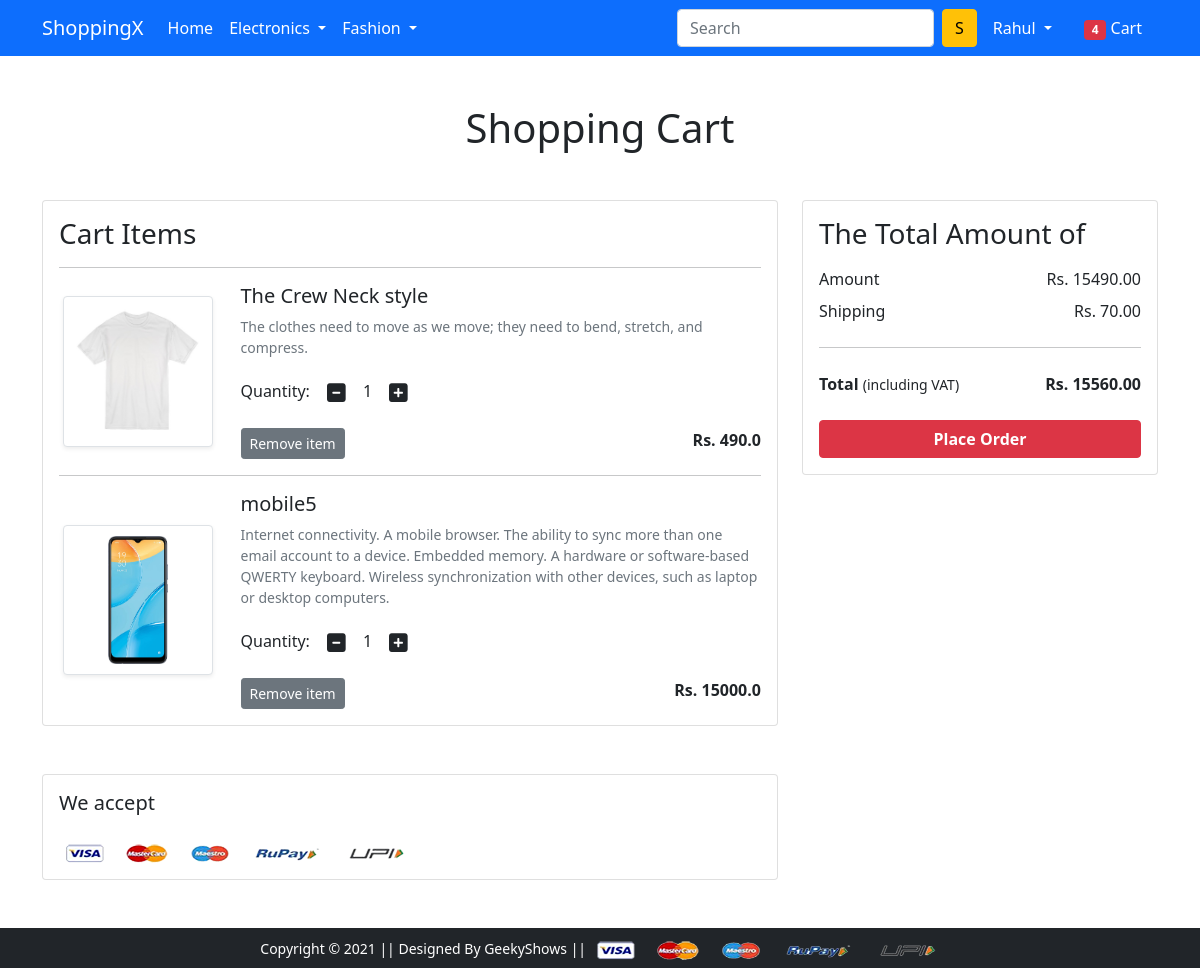
The app's page /cart/ (signed in) with its own data.
### app/models.py (models this page shows, shortened)
class Cart(models.Model):
 user = models.ForeignKey(User, on_delete=models.CASCADE)
 product = models.ForeignKey(Product, on_delete=models.CASCADE)
 quantity = models.PositiveIntegerField(default=1)
 def __str__(self):
  return str(self.id)

class Product(models.Model):
 title = models.CharField(max_length=100)
 selling_price = models.FloatField()
 discounted_price = models.FloatField()
 description = models.TextField()
 brand = models.CharField(max_length=100)
 category = models.CharField( choices=CATEGORY_CHOICES, max_length=2)
 product_image = models.ImageField(upload_to='productimg')

### app/views.py (the view)
# urls.py: path('cart/', views.show_cart, name='showcart'),
@login_required
def show_cart(request):
	if request.user.is_authenticated:
		user = request.user
		cart = Cart.objects.filter(user=user)
		amount = 0.0
		shipping_amount = 70.0
		totalamount=0.0
		cart_product = [p for p in Cart.objects.all() if p.user == request.user]
		print(cart_product)
		if cart_product:
			for p in cart_product:
				tempamount = (p.quantity * p.product.discounted_price)
				amount += tempamount
			totalamount = amount+shipping_amount
			return render(request, 'app/addtocart.html', {'carts':cart,'amount':amount,'totalamount':totalamount})
		else:
			return render(request, 'app/emptycart.html')

### app/templates/app/addtocart.html (shortened to what this page needs)
{% extends 'app/base.html' %}
{% load static %}
{% block main-content %}
<div class="container my-5">
 <div class="row">
  <h1 class="text-center mb-5">Shopping Cart</h1>
  <div class="col-sm-8">
  <div class="card">
   <div class="card-body">
    <h3>Cart Items</h3>
    {% for cart in carts %}
    <hr>
    <div class="row">
     <div class="col-sm-3 text-center align-self-center"><img src="{{cart.product.product_image.url}}" alt="" srcset="" class="img-fluid img-thumbnail shadow-sm" height="150" width="150"> </div>
     <div class="col-sm-9">
      <div>
       <h5>{{cart.product.title}}</h5>
       <p class="mb-2 text-muted small">{{cart.product.description}}</p>
       <div class="my-3">
        <label for="quantity">Quantity:</label>
        <a class="minus-cart btn" pid="{{cart.product.id}}"><i class="fas fa-minus-square fa-lg"></i></a>
          <span id="quantity">{{cart.quantity}}</span>
        <a class="plus-cart btn" pid="{{cart.product.id}}"><i class="fas fa-plus-square fa-lg"></i></a>
       </div>
       <div class="d-flex justify-content-between">
        <a class="btn btn-sm btn-secondary mr-3 remove-cart" pid={{cart.product.id}}>Remove item </a>
        <p class="mb-0"><span><strong>Rs. {{cart.product.discounted_price}}</strong></span></p>
       </div>
      </div>
     </div>
    </div>
    {% endfor %}
   </div>
   </div>
  </div>
  <div class="col-sm-4">
   <div class="card">
    <div class="card-body">
      <h3>The Total Amount of</h3>
      <ul class="list-group">
       <li class="list-group-item d-flex justify-content-between align-items-center border-0 px-0 pb-0">Amount<span>Rs. <span id="amount">{{amount|floatformat:2}}</span> </span></li>
       <li class="list-group-item d-flex justify-content-between align-items-center border-0 px-0">Shipping<span>Rs. 70.00</span></li>
       <hr>
       <li class="list-group-item d-flex justify-content-between align-items-center border-0 px-0 mb-3">
        <div>
           <strong>Total</strong> <small>(including VAT)</small>
         </div>
         <span><strong>Rs.</strong><strong id="totalamount"> {{totalamount|floatformat:2}}</strong></span>
       </li>
      </ul>
      <div class="d-grid"><a href="{% url 'checkout' %}" class="btn btn-danger fw-bold">Place Order</a></div>
    </div>
   </div>
  </div>
 </div>
</div>
<div class="container">
 <div class="row">
  <div class="col-sm-8">
   <div class="card">
    <div class="card-body">
      <h5 class="mb-4">We accept</h5>
      <img src="{% static 'app/images/payment.png' %}" alt="" class="img-fluid">
    </div>
  </div>
  </div>
 </div>
</div>
{% endblock main-content %}

### app/templates/app/base.html (shortened to what this page needs)
<!doctype html>
{% load static %}
<html lang="en">
  <head>
    <link href="https://cdn.jsdelivr.net/npm/bootstrap@5.0.0-beta1/dist/css/bootstrap.min.css" rel="stylesheet">
    <link rel="stylesheet" href="{% static 'app/css/owl.carousel.min.css' %}">
    <link rel="stylesheet" href="{% static 'app/css/all.min.css' %}">
    <link rel="stylesheet" href="{% static 'app/css/style.css' %}">
  </head>
  <body>
    <nav class="navbar navbar-expand-lg navbar-dark bg-primary">
     <div class="container">
       <a class="navbar-brand" href="/">ShoppingX</a>
       <div class="collapse navbar-collapse" id="navbarSupportedContent">
         <ul class="navbar-nav me-auto mb-2 mb-lg-0">
           <li class="nav-item">
             <a class="nav-link active" aria-current="page" href="/">Home</a>
           </li>
           <li class="nav-item dropdown">
             <a class="nav-link dropdown-toggle text-white" href="#" id="electronicsDropdown" role="button" data-bs-toggle="dropdown" aria-expanded="false">
               Electronics
             </a>
           </li>
           <li class="nav-item dropdown">
             <a class="nav-link dropdown-toggle text-white" href="#" id="fashionDropdown" role="button" data-bs-toggle="dropdown" aria-expanded="false">
               Fashion
             </a>
           </li>
         </ul>
         <form class="d-flex">
           <input class="form-control me-2" type="search" placeholder="Search" aria-label="Search">
           <button class="btn btn-warning" type="submit">S</button>
         </form>
         <div>
          <ul class="navbar-nav me-auto mb-2 mb-lg-0">
            {% if request.user.is_authenticated %}
           <li class="nav-item dropdown mx-2">
              <a class="nav-link dropdown-toggle text-white" href="#" id="profileDropdown" role="button" data-bs-toggle="dropdown" aria-expanded="false">
                {{request.user.username|capfirst}}
              </a>
            </li>
            <li class="nav-item mx-2">
             <a href="{% url 'showcart' %}" class="nav-link text-white"><span class="badge bg-danger">4</span> Cart </a>
            </li>
            {% endif %}
          </ul>
         </div>
       </div>
     </div>
    </nav>
    {% block main-content %} {% endblock main-content %}
    <footer class="container-fluid bg-dark text-center p-2 mt-5">
        <small class="text-white">Copyright &copy; 2021 || Designed By GeekyShows || </small>
        <img src="{% static 'app/images/payment.png' %}" alt="" srcset="" class="img-fluid" height="2px">
    </footer>
  </body>
</html>

### records on screen
Cart: product.product_image (picture), product "The Crew Neck style", product.description "The clothes need to move as we move; they need to bend, stretch, and compress.", quantity "1", product.discounted_price "490.0"
Cart: product.product_image (picture), product "mobile5", product.description "Internet connectivity. A mobile browser. The ability to sync more than one email account to a device. Embedded memory. A hardware or software-based QWERTY keyboard. Wireless synchronization with other devices, such as laptop or desktop computers.", quantity "1", product.discounted_price "15000.0"

### other values on screen
{{ request.user.username|capfirst }} "Rahul"
{{ amount|floatformat:2 }} "15490.00"
{{ totalamount|floatformat:2 }} "15560.00"
